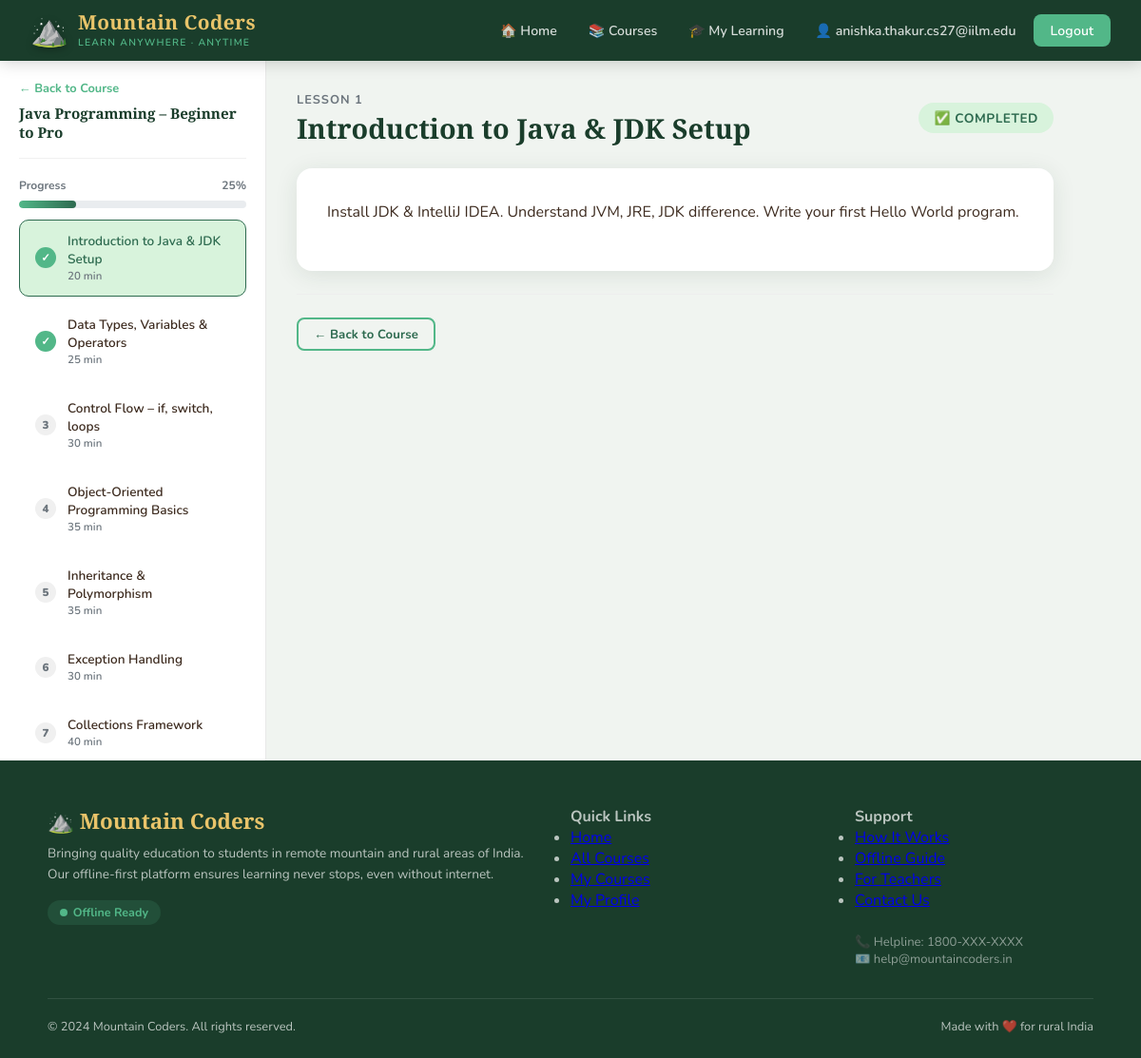
The page /courses/1/lessons/1/ (signed in) on the database its author committed.
### courses/models.py (models this page shows, shortened)
class Course(models.Model):
    LEVEL_CHOICES = [('beginner','Beginner'),('intermediate','Intermediate'),('advanced','Advanced')]
    title = models.CharField(max_length=200)
    description = models.TextField()
    category = models.ForeignKey(Category, on_delete=models.SET_NULL, null=True, related_name='courses')
    instructor = models.ForeignKey(User, on_delete=models.SET_NULL, null=True, related_name='taught_courses')
    level = models.CharField(max_length=20, choices=LEVEL_CHOICES, default='beginner')
    thumbnail = models.ImageField(upload_to='thumbnails/', blank=True, null=True)
    language = models.CharField(max_length=50, default='Hindi')
    is_offline_available = models.BooleanField(default=True)
    created_at = models.DateTimeField(auto_now_add=True)
    updated_at = models.DateTimeField(auto_now=True)
    enrolled_students = models.ManyToManyField(User, through='Enrollment', related_name='enrolled_courses', blank=True)

class Enrollment(models.Model):
    student = models.ForeignKey(User, on_delete=models.CASCADE)
    course = models.ForeignKey(Course, on_delete=models.CASCADE)
    enrolled_at = models.DateTimeField(auto_now_add=True)
    progress = models.PositiveIntegerField(default=0)  # percentage
    class Meta:
        unique_together = ('student', 'course')

class Lesson(models.Model):
    course = models.ForeignKey(Course, on_delete=models.CASCADE, related_name='lessons')
    title = models.CharField(max_length=200)
    content = models.TextField()
    video_file = models.FileField(upload_to='videos/', blank=True, null=True)
    pdf_file = models.FileField(upload_to='pdfs/', blank=True, null=True)
    order = models.PositiveIntegerField(default=0)
    duration_minutes = models.PositiveIntegerField(default=0)
    is_free_preview = models.BooleanField(default=False)
    class Meta:
        ordering = ['order']

### courses/views.py (the view, shortened to what this page needs)
# urls.py: path('courses/<int:course_pk>/lessons/<int:lesson_pk>/', views.lesson_detail, name='lesson_detail'),
@login_required
def lesson_detail(request, course_pk, lesson_pk):
    course = get_object_or_404(Course, pk=course_pk)
    lesson = get_object_or_404(Lesson, pk=lesson_pk, course=course)
    enrollment, created = Enrollment.objects.get_or_create(
        student=request.user, course=course
    )
    if created:
        messages.success(request, f'You have been enrolled in {course.title}!')
    lessons = course.lessons.all()
    progress_obj, _ = LessonProgress.objects.get_or_create(student=request.user, lesson=lesson)
    completed_ids = LessonProgress.objects.filter(
        student=request.user, lesson__course=course, completed=True
    ).values_list('lesson_id', flat=True)
    return render(request, 'courses/lesson_detail.html', {
        'course': course, 'lesson': lesson, 'lessons': lessons,
        'progress_obj': progress_obj, 'completed_ids': list(completed_ids),
        'enrollment': enrollment
    })

### templates/courses/lesson_detail.html (shortened to what this page needs)
{% extends 'base.html' %}
{% block content %}
<div style="display:grid; grid-template-columns:280px 1fr; min-height:calc(100vh - 64px); gap:0;">
  <aside style="background:white; border-right:1px solid #e8e8e8; padding:1.25rem; overflow-y:auto; position:sticky; top:64px; max-height:calc(100vh - 64px);">
    <div style="margin-bottom:1.25rem; padding-bottom:1rem; border-bottom:1px solid #f0f0f0;">
      <a href="{% url 'course_detail' course.pk %}" style="font-size:0.8rem; color:var(--moss); font-weight:700; text-decoration:none; display:flex; align-items:center; gap:4px; margin-bottom:0.5rem;">← Back to Course</a>
      <div style="font-family:'Playfair Display',serif; font-size:0.95rem; font-weight:700; color:var(--forest); line-height:1.3;">{{ course.title }}</div>
    </div>
    <div style="margin-bottom:0.75rem;">
      <div style="display:flex; justify-content:space-between; font-size:0.75rem; font-weight:700; color:var(--stone); margin-bottom:4px;">
        <span>Progress</span><span>{{ enrollment.progress }}%</span>
      </div>
      <div class="progress-wrap">
        <div class="progress-bar" data-pct="{{ enrollment.progress }}"></div>
      </div>
    </div>
    <ul class="lesson-list">
      {% for l in lessons %}
      <li>
        <a href="{% url 'lesson_detail' course.pk l.pk %}"
           class="lesson-item {% if l.id in completed_ids %}completed{% endif %} {% if l.pk == lesson.pk %}active{% endif %}"
           data-num="{{ forloop.counter }}">
          <div>
            <div style="font-size:0.85rem;">{{ l.title }}</div>
            <div style="font-size:0.72rem; color:var(--stone);">{{ l.duration_minutes }} min</div>
          </div>
        </a>
      </li>
      {% endfor %}
    </ul>
  </aside>
  <div style="padding:2rem; max-width:860px;">
    <div style="display:flex; justify-content:space-between; align-items:center; margin-bottom:1.5rem; flex-wrap:wrap; gap:1rem;">
      <div>
        <div style="font-size:0.8rem; color:var(--stone); font-weight:700; text-transform:uppercase; letter-spacing:0.08em; margin-bottom:4px;">Lesson {{ lesson.order }}</div>
        <h1 style="font-family:'Playfair Display',serif; font-size:1.8rem; font-weight:900; color:var(--forest); line-height:1.2;">{{ lesson.title }}</h1>
      </div>
      {% if progress_obj.completed %}
        <span class="badge badge-moss" style="font-size:0.85rem; padding:0.4rem 1rem;">✅ Completed</span>
      {% endif %}
    </div>
    <div class="lesson-content-box" style="margin-bottom:1.5rem;">
      {{ lesson.content|linebreaks }}
    </div>
    <div style="display:flex; justify-content:space-between; padding-top:1.5rem; border-top:1px solid #eee; flex-wrap:wrap; gap:0.75rem;">
      <a href="{% url 'course_detail' course.pk %}" class="btn btn-outline btn-sm">← Back to Course</a>
    </div>
  </div>
</div>
{% endblock %}

### templates/base.html (shortened to what this page needs)
{% load static %}
<!DOCTYPE html>
<html lang="en">
<head>
  <link rel="stylesheet" href="{% static 'css/main.css' %}">
</head>
<body>
<nav>
  <a href="{% url 'home' %}" class="nav-brand">
    <span class="logo-icon">⛰️</span>
    <div>
      <span class="brand-text">Mountain Coders</span>
      <span class="brand-sub">Learn Anywhere · Anytime</span>
    </div>
  </a>
  <ul class="nav-links" id="navLinks">
    <li><a href="{% url 'home' %}">🏠 Home</a></li>
    <li><a href="{% url 'course_list' %}">📚 Courses</a></li>
    {% if user.is_authenticated %}
      <li><a href="{% url 'my_courses' %}">🎓 My Learning</a></li>
      <li><a href="{% url 'profile' %}">👤 {{ user.username }}</a></li>
      <li><a href="{% url 'logout' %}" class="nav-btn btn">Logout</a></li>
    {% else %}
      <li><a href="{% url 'login' %}" class="nav-btn-outline btn">Login</a></li>
      <li><a href="{% url 'register' %}" class="nav-btn btn">Join Free</a></li>
    {% endif %}
  </ul>
</nav>
<main>{% block content %}{% endblock %}</main>
<footer>
  <div class="footer-inner">
    <div>
      <span class="footer-brand-text">⛰️ Mountain Coders</span>
      <p class="footer-tagline">Bringing quality education to students in remote mountain and rural areas of India. Our offline-first platform ensures learning never stops, even without internet.</p>
      <div class="offline-indicator">
        <div class="offline-dot"></div>
        <span class="offline-label">Offline Ready</span>
      </div>
    </div>
    <div>
      <h4>Quick Links</h4>
      <ul>
        <li><a href="{% url 'home' %}">Home</a></li>
        <li><a href="{% url 'course_list' %}">All Courses</a></li>
        {% if user.is_authenticated %}
        <li><a href="{% url 'my_courses' %}">My Courses</a></li>
        <li><a href="{% url 'profile' %}">My Profile</a></li>
        {% else %}
        <li><a href="{% url 'register' %}">Register</a></li>
        <li><a href="{% url 'login' %}">Login</a></li>
        {% endif %}
      </ul>
    </div>
    <div>
      <h4>Support</h4>
      <ul>
        <li><a href="#">How It Works</a></li>
        <li><a href="#">Offline Guide</a></li>
        <li><a href="#">For Teachers</a></li>
        <li><a href="#">Contact Us</a></li>
      </ul>
      <div style="margin-top:1.5rem; font-size:0.82rem; color:rgba(255,255,255,0.5);">
        📞 Helpline: 1800-XXX-XXXX<br>
        📧 help@mountaincoders.in
      </div>
    </div>
  </div>
  <div class="footer-bottom">
    <span>© 2024 Mountain Coders. All rights reserved.</span>
    <span>Made with ❤️ for rural India</span>
  </div>
</footer>
</body>
</html>

### rows shown on the page
Course: title "Java Programming – Beginner to Pro"
Enrollment: progress "25"
Lesson: title "Introduction to Java & JDK Setup", duration_minutes "20", order "1", content "Install JDK & IntelliJ IDEA. Understand JVM, JRE, JDK difference. Write your first Hello World program."
Lesson: title "Data Types, Variables & Operators", duration_minutes "25"
Lesson: title "Control Flow – if, switch, loops", duration_minutes "30"
Lesson: title "Object-Oriented Programming Basics", duration_minutes "35"
Lesson: title "Inheritance & Polymorphism", duration_minutes "35"
Lesson: title "Exception Handling", duration_minutes "30"
Lesson: title "Collections Framework", duration_minutes "40"

### other values the page prints
{{ user.username }} "anishka.thakur.cs27@iilm.edu"
